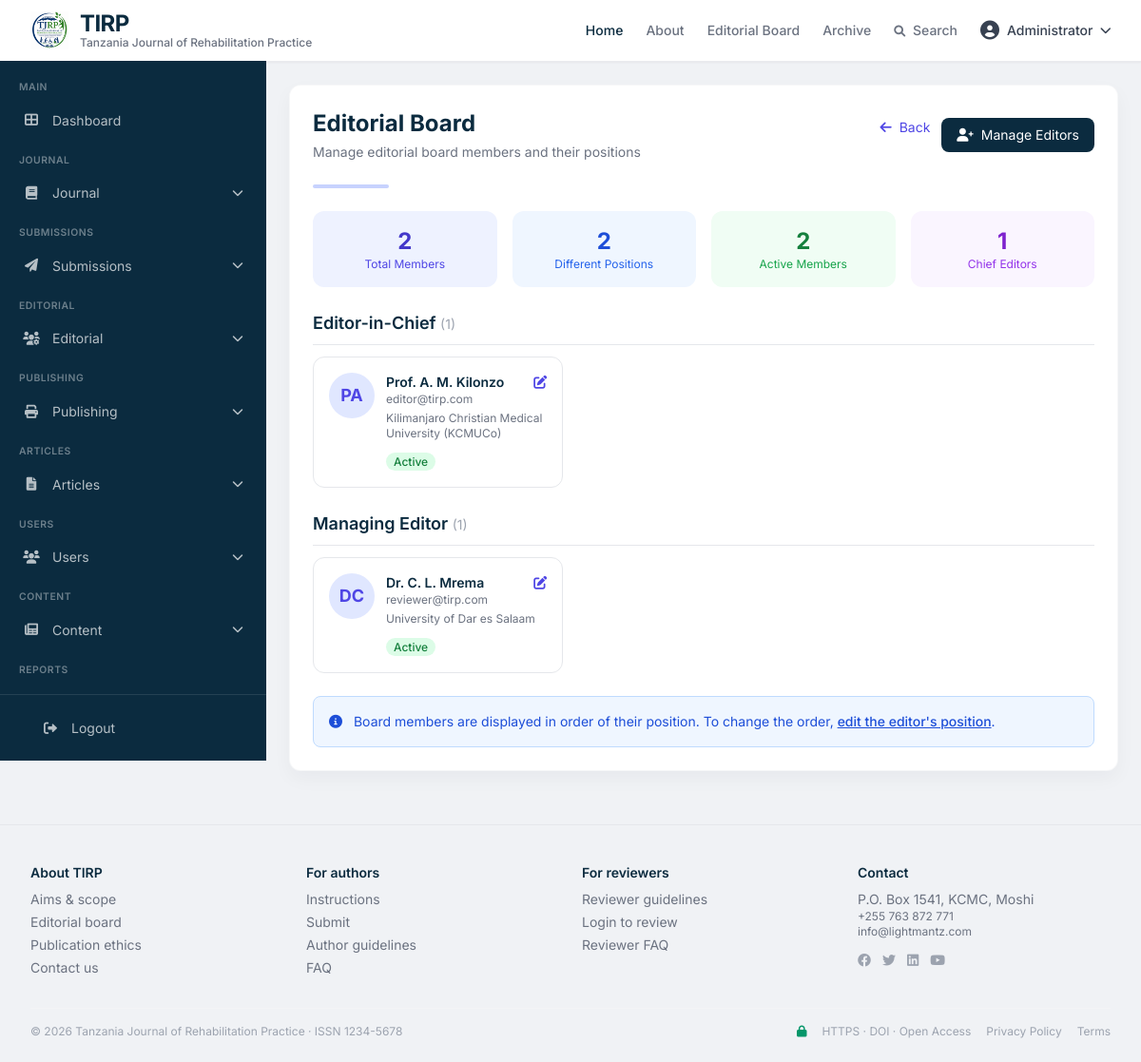
/admin?action=editorial-board (signed in), run on the app's committed database.
### tables this page shows
CREATE TABLE users (
    id INT PRIMARY KEY AUTO_INCREMENT,
    email VARCHAR(255) UNIQUE NOT NULL,
    password_hash VARCHAR(255) NOT NULL,
    full_name VARCHAR(255) NOT NULL,
    role ENUM('admin', 'editor', 'reviewer', 'author', 'reader') DEFAULT 'reader',
    institution VARCHAR(255),
    country VARCHAR(100),
    orcid_id VARCHAR(50),
    bio TEXT,
    avatar VARCHAR(255),
    email_verified BOOLEAN DEFAULT FALSE,
    is_active BOOLEAN DEFAULT TRUE,
    created_at TIMESTAMP DEFAULT CURRENT_TIMESTAMP,
    updated_at TIMESTAMP DEFAULT CURRENT_TIMESTAMP ON UPDATE CURRENT_TIMESTAMP,
    last_login TIMESTAMP NULL,
    remember_token VARCHAR(100),
    INDEX idx_email (email),
    INDEX idx_role (role)
);

CREATE TABLE editorial_board (
    id INT PRIMARY KEY AUTO_INCREMENT,
    user_id INT,
    position VARCHAR(100),
    affiliation VARCHAR(255),
    biography TEXT,
    expertise VARCHAR(255),
    is_active BOOLEAN DEFAULT TRUE,
    display_order INT DEFAULT 0,
    created_at TIMESTAMP DEFAULT CURRENT_TIMESTAMP,
    updated_at TIMESTAMP DEFAULT CURRENT_TIMESTAMP ON UPDATE CURRENT_TIMESTAMP,
    FOREIGN KEY (user_id) REFERENCES users(id) ON DELETE CASCADE,
    INDEX idx_user (user_id)
);

CREATE TABLE settings (
    id INT PRIMARY KEY AUTO_INCREMENT,
    setting_key VARCHAR(100) UNIQUE NOT NULL,
    setting_value TEXT,
    setting_group VARCHAR(50) DEFAULT 'general',
    description TEXT,
    created_at TIMESTAMP DEFAULT CURRENT_TIMESTAMP,
    updated_at TIMESTAMP DEFAULT CURRENT_TIMESTAMP ON UPDATE CURRENT_TIMESTAMP,
    INDEX idx_key (setting_key)
);

### modules/admin/pages/editorial-board.php (the view, shortened to what the rows shown need)
<?php
$boardMembers = getEditorialBoard();
$grouped = [];
foreach ($boardMembers as $member) {
    $position = $member['position'] ?? 'Other';
    if (!isset($grouped[$position])) {
        $grouped[$position] = [];
    }
    $grouped[$position][] = $member;
}
?>
<div class="bg-white rounded-xl shadow-card p-6 border border-gray-100/70">
    <div class="flex items-center justify-between mb-6">
        <div>
            <h2 class="text-2xl font-bold text-[#0b2b3f]">Editorial Board</h2>
        </div>
    </div>
    <?php if (empty($boardMembers)): ?>
        <div class="text-center py-12">
            <i class="fas fa-users text-5xl text-gray-300 mb-4"></i>
            <p class="text-gray-500">No editorial board members yet.</p>
            <a href="/jms/admin?action=editors" class="mt-3 inline-block bg-[#0b2b3f] text-white px-6 py-2 rounded-lg hover:bg-[#123a4f] transition">
                <i class="fas fa-user-plus mr-2"></i> Add Editors
            </a>
        </div>
    <?php else: ?>
        <div class="space-y-6">
            <?php foreach ($grouped as $position => $members): ?>
            <div>
                <h3 class="font-semibold text-[#0b2b3f] text-lg border-b border-gray-200 pb-2 mb-3">
                    <?= htmlspecialchars($position) ?>
                    <span class="text-sm text-gray-400 font-normal">(<?= count($members) ?>)</span>
                </h3>
                <div class="grid grid-cols-1 md:grid-cols-2 lg:grid-cols-3 gap-4">
                    <?php foreach ($members as $member): ?>
                    <div class="border border-gray-200 rounded-xl p-4 hover:shadow-md transition <?= !$member['is_active'] ? 'opacity-60' : '' ?>">
                        <div class="flex items-start gap-3">
                            <div class="w-12 h-12 rounded-full bg-indigo-100 flex items-center justify-center text-indigo-600 font-bold text-lg flex-shrink-0">
                                <?php
                                $initials = '';
                                $nameParts = explode(' ', $member['full_name']);
                                foreach ($nameParts as $part) {
                                    if (!empty($part)) {
                                        $initials .= strtoupper(substr($part, 0, 1));
                                    }
                                }
                                echo htmlspecialchars(substr($initials, 0, 2));
                                ?>
                            </div>
                            <div class="flex-1">
                                <div class="flex items-start justify-between">
                                    <div>
                                        <h4 class="font-semibold text-[#0b2b3f] text-sm"><?= htmlspecialchars($member['full_name']) ?></h4>
                                        <p class="text-xs text-gray-500"><?= htmlspecialchars($member['email']) ?></p>
                                    </div>
                                    <div class="flex gap-1">
                                        <a href="/jms/admin?action=editors&edit=<?= $member['id'] ?>"
                                           class="text-indigo-600 hover:text-indigo-800 text-sm">
                                            <i class="fas fa-edit"></i>
                                        </a>
                                    </div>
                                </div>
                                <?php if ($member['affiliation']): ?>
                                    <p class="text-xs text-gray-500 mt-1"><?= htmlspecialchars($member['affiliation']) ?></p>
                                <?php endif; ?>
                                <div class="mt-2">
                                    <span class="px-2 py-0.5 rounded-full text-xs font-medium <?= $member['is_active'] ? 'bg-green-100 text-green-700' : 'bg-gray-100 text-gray-600' ?>">
                                        <?= $member['is_active'] ? 'Active' : 'Inactive' ?>
                                    </span>
                                </div>
                            </div>
                        </div>
                    </div>
                    <?php endforeach; ?>
                </div>
            </div>
            <?php endforeach; ?>
        </div>
    <?php endif; ?>
</div>

### includes/header.php (shortened to what the rows shown need)
<?php
$currentUser = getCurrentUser();
?>
<header class="bg-white border-b border-gray-200/80 sticky top-0 z-30 shadow-sm">
    <div class="max-w-7xl mx-auto px-4 sm:px-6 lg:px-8 flex items-center justify-between h-16">
        <nav class="flex items-center gap-6 text-sm font-medium">
            <?php if (isLoggedIn()): ?>
                <div class="relative group">
                    <button class="flex items-center gap-2 text-gray-700 hover:text-[#0b2b3f]">
                        <i class="fas fa-user-circle text-xl"></i>
                        <span><?= htmlspecialchars($currentUser['full_name']) ?></span>
                        <i class="fas fa-chevron-down text-xs"></i>
                    </button>
                </div>
            <?php else: ?>
                <a href="<?= SITE_URL ?>?page=login" class="text-gray-500 hover:text-[#0b2b3f] transition">Login</a>
                <a href="<?= SITE_URL ?>?page=register" class="bg-[#0b2b3f] text-white px-4 py-2 rounded-lg text-sm font-semibold hover:bg-[#123a4f] transition shadow-sm">Register</a>
            <?php endif; ?>
        </nav>
    </div>
</header>

### includes/footer.php (shortened to what the rows shown need)
<footer class="max-w-7xl mx-auto px-4 sm:px-6 lg:px-8 border-t border-gray-200 pt-10 pb-6 text-sm text-gray-500 mt-8">
    <div class="mt-8 pt-4 border-t border-gray-100 flex flex-col md:flex-row justify-between items-center gap-2 text-xs text-gray-400">
        <span>&copy; 2026 Tanzania Journal of Rehabilitation Practice · ISSN <?= function_exists('getSetting') ? getSetting('journal_issn') : '1234-5678' ?></span>
        <span class="flex items-center gap-4">
            <i class="fas fa-lock text-emerald-600"></i> HTTPS · DOI · Open Access
            <a href="<?= SITE_URL ?>?page=privacy-policy" class="hover:text-[#0b2b3f] transition-colors">Privacy Policy</a>
            <a href="<?= SITE_URL ?>?page=terms" class="hover:text-[#0b2b3f] transition-colors">Terms</a>
        </span>
    </div>
</footer>
</body>
</html>

### data on the page
users: full_name "Administrator"
editorial_board: initials "PA", user.full_name "Prof. A. M. Kilonzo", user.email "editor@tirp.com", affiliation "Kilimanjaro Christian Medical University (KCMUCo)", is_active "Active"
editorial_board: position "Managing Editor", count($members) "1", initials "DC", user.full_name "Dr. C. L. Mrema", user.email "reviewer@tirp.com", affiliation "University of Dar es Salaam", is_active "Active"
settings: setting_value "1234-5678"

### other printed values
count($boardMembers) "2"
count($grouped) "2"
$position "Editor-in-Chief"
count($members) "1"
